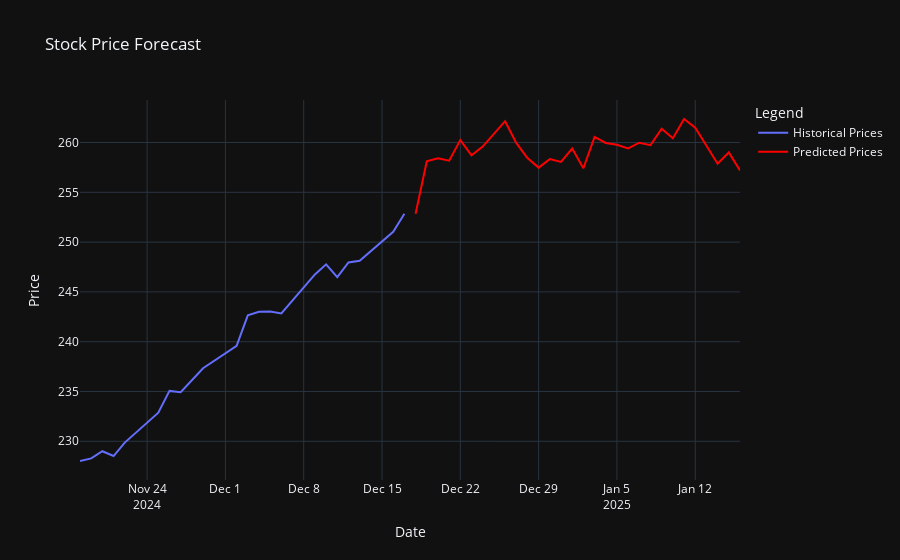

Notebook code cell kept with this figure:
### Code cell
import plotly.graph_objects as go


last_month_data = data[data.index >= (data.index[-1] - pd.DateOffset(months=1))]

# Create a time series of predictions
last_date = data.index[-1]
future_dates = pd.date_range(start=last_date + pd.Timedelta(days=1), periods=30)
predictions_series = pd.Series(predictions, index=future_dates)

# Create the plot
fig = go.Figure()

# Add historical prices to the plot
fig.add_trace(go.Scatter(x=last_month_data.index, y=last_month_data['Close'], mode='lines', name='Historical Prices'))

# Add predicted prices to the plot
fig.add_trace(go.Scatter(x=predictions_series.index, y=predictions_series, mode='lines', name='Predicted Prices', line=dict(color='red')))

# Add title and labels
fig.update_layout(
    title='Stock Price Forecast',
    xaxis_title='Date',
    yaxis_title='Price',
    legend_title='Legend',
    template='plotly_dark'
)

# Show the plot
fig.show()

### Figure 1 — Plotly figure (JSON) as saved in the notebook; plotly's stock layout.template omitted (floating-point values rounded to 4 significant figures)
{"data": [{"mode": "lines", "name": "Historical Prices", "type": "scatter", "x": ["2024-11-18T00:00:00-05:00", "2024-11-19T00:00:00-05:00", "2024-11-20T00:00:00-05:00", "2024-11-21T00:00:00-05:00", "2024-11-22T00:00:00-05:00", "2024-11-25T00:00:00-05:00", "2024-11-26T00:00:00-05:00", "2024-11-27T00:00:00-05:00", "2024-11-29T00:00:00-05:00", "2024-12-02T00:00:00-05:00", "2024-12-03T00:00:00-05:00", "2024-12-04T00:00:00-05:00", "2024-12-05T00:00:00-05:00", "2024-12-06T00:00:00-05:00", "2024-12-09T00:00:00-05:00", "2024-12-10T00:00:00-05:00", "2024-12-11T00:00:00-05:00", "2024-12-12T00:00:00-05:00", "2024-12-13T00:00:00-05:00", "2024-12-16T00:00:00-05:00", "2024-12-17T00:00:00-05:00"], "y": [228.0, 228.3, 229, 228.5, 229.9, 232.9, 235.1, 234.9, 237.3, 239.6, 242.6, 243.0, 243.0, 242.8, 246.8, 247.8, 246.5, 248.0, 248.1, 251.0, 252.9]}, {"line": {"color": "red"}, "mode": "lines", "name": "Predicted Prices", "type": "scatter", "x": ["2024-12-18T00:00:00-05:00", "2024-12-19T00:00:00-05:00", "2024-12-20T00:00:00-05:00", "2024-12-21T00:00:00-05:00", "2024-12-22T00:00:00-05:00", "2024-12-23T00:00:00-05:00", "2024-12-24T00:00:00-05:00", "2024-12-25T00:00:00-05:00", "2024-12-26T00:00:00-05:00", "2024-12-27T00:00:00-05:00", "2024-12-28T00:00:00-05:00", "2024-12-29T00:00:00-05:00", "2024-12-30T00:00:00-05:00", "2024-12-31T00:00:00-05:00", "2025-01-01T00:00:00-05:00", "2025-01-02T00:00:00-05:00", "2025-01-03T00:00:00-05:00", "2025-01-04T00:00:00-05:00", "2025-01-05T00:00:00-05:00", "2025-01-06T00:00:00-05:00", "2025-01-07T00:00:00-05:00", "2025-01-08T00:00:00-05:00", "2025-01-09T00:00:00-05:00", "2025-01-10T00:00:00-05:00", "2025-01-11T00:00:00-05:00", "2025-01-12T00:00:00-05:00", "2025-01-13T00:00:00-05:00", "2025-01-14T00:00:00-05:00", "2025-01-15T00:00:00-05:00", "2025-01-16T00:00:00-05:00"], "y": [252.9, 258.1, 258.4, 258.2, 260.2, 258.7, 259.6, 260.9, 262.1, 260.0, 258.4, 257.5, 258.3, 258.1, 259.4, 257.4, 260.6, 260.0, 259.8, 259.4, 260.0, 259.7, 261.4, 260.4, 262.4, 261.5, 259.6, 257.9, 259.0, 257.2]}], "layout": {"legend": {"title": {"text": "Legend"}}, "title": {"text": "Stock Price Forecast"}, "xaxis": {"title": {"text": "Date"}}, "yaxis": {"title": {"text": "Price"}}}}
